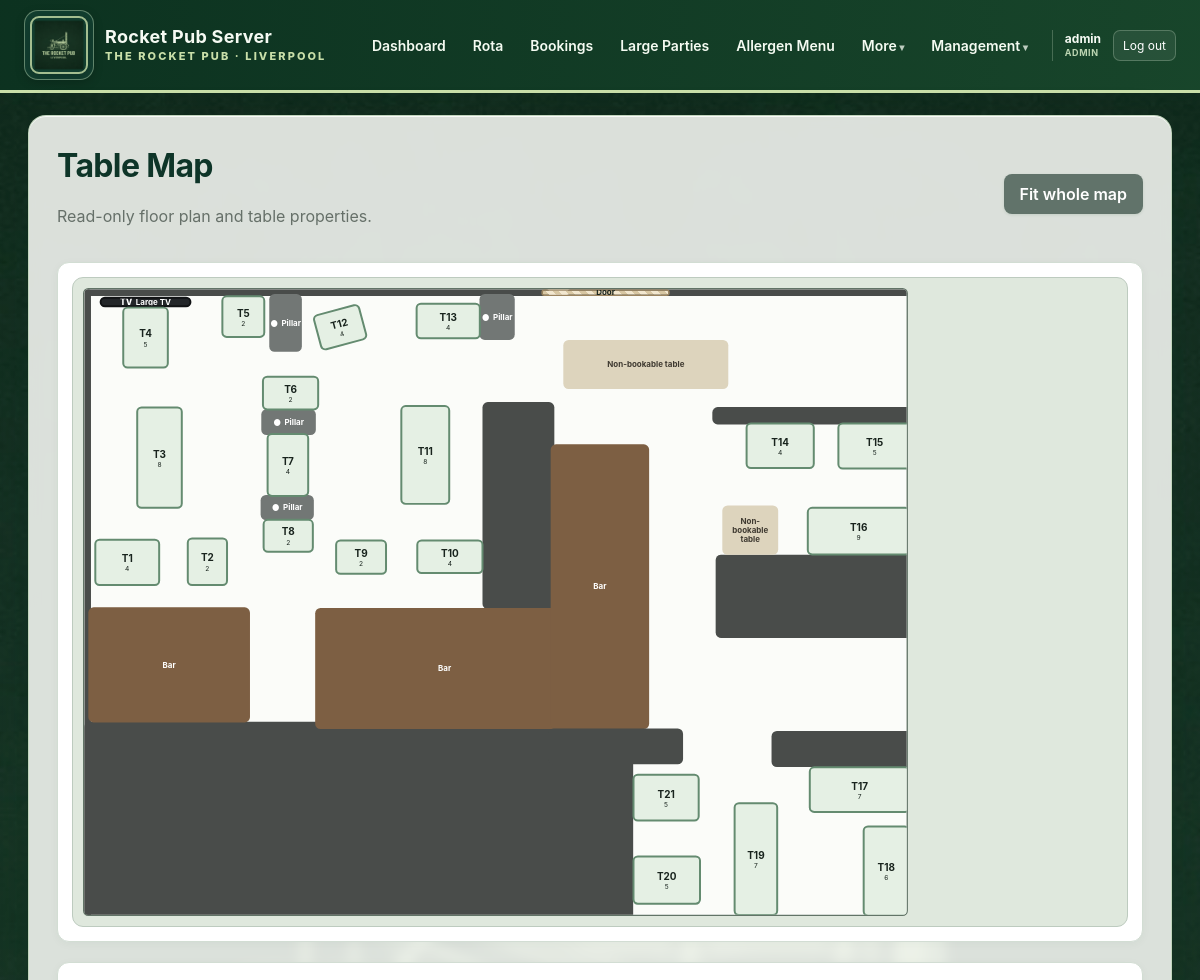
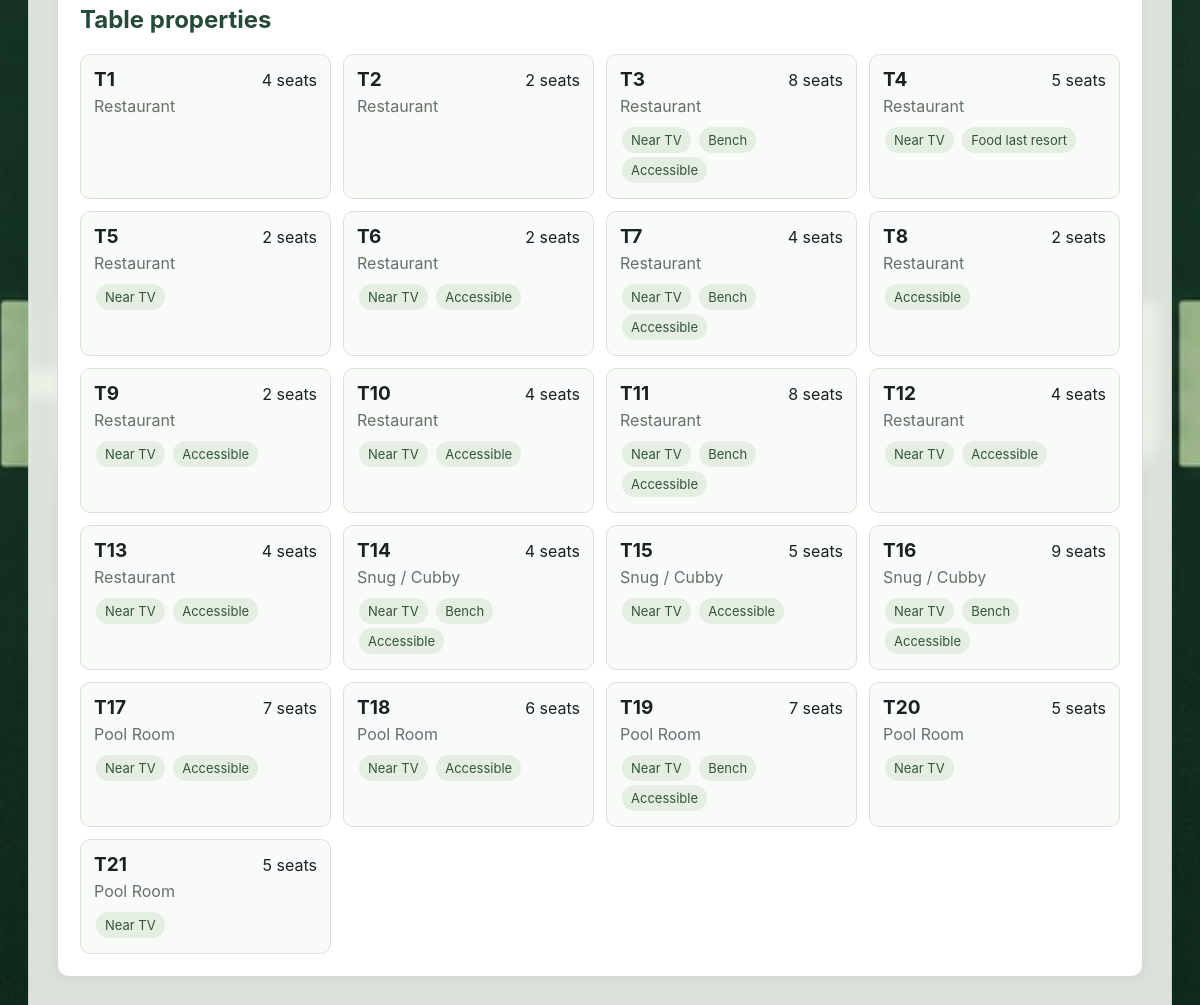
Page /table-map (signed in) on the committed database (2 pictures, top to bottom).
### app/models.py (models this page shows, shortened)
class AppUser(db.Model):
    id = db.Column(db.Integer, primary_key=True)
    username = db.Column(
        db.String(80),
        nullable=False,
        unique=True,
        index=True,
    )
    password_hash = db.Column(db.String(255), nullable=False)
    role = db.Column(
        db.String(20),
        nullable=False,
        default="staff",
        index=True,
    )
    must_change_password = db.Column(
        db.Boolean,
        nullable=False,
        default=True,
    )
    email = db.Column(db.String(255), unique=True, index=True)
    pending_email = db.Column(db.String(255))
    email_verified = db.Column(db.Boolean, nullable=False, default=False)
    email_verification_code_hash = db.Column(db.String(255))
    email_verification_expires_at = db.Column(db.DateTime)
    password_reset_code_hash = db.Column(db.String(255))
    password_reset_expires_at = db.Column(db.DateTime)
    active = db.Column(db.Boolean, nullable=False, default=True)
    created_at = db.Column(db.DateTime, default=datetime.utcnow)
    last_login_at = db.Column(db.DateTime)
    @property
    def is_manager(self):
        return self.role in {"manager", "admin"}

class FloorPlanObject(db.Model):
    id = db.Column(db.Integer, primary_key=True)
    object_type = db.Column(db.String(40), nullable=False, index=True)
    label = db.Column(db.String(120))
    x_position = db.Column(db.Float, nullable=False, default=80)
    y_position = db.Column(db.Float, nullable=False, default=80)
    layout_width = db.Column(db.Float, nullable=False, default=100)
    layout_height = db.Column(db.Float, nullable=False, default=60)
    layout_rotation = db.Column(db.Float, nullable=False, default=0)
    layout_shape = db.Column(
        db.String(20),
        nullable=False,
        default="rectangle"
    )
    z_index = db.Column(db.Integer, nullable=False, default=1)
    area_id = db.Column(db.Integer, db.ForeignKey("area.id"))
    area = db.relationship("Area")

class PubTable(db.Model):
    id = db.Column(db.Integer, primary_key=True)
    number = db.Column(db.String(20), nullable=False, unique=True, index=True)
    capacity = db.Column(db.Integer, nullable=False)
    area_id = db.Column(db.Integer, db.ForeignKey("area.id"), nullable=False)
    near_tv = db.Column(db.Boolean, default=False)
    has_bench = db.Column(db.Boolean, default=False)
    accessible = db.Column(db.Boolean, default=False)
    unsuitable_for_food = db.Column(db.Boolean, default=False)
    active = db.Column(db.Boolean, default=True)
    x_position = db.Column(db.Float, default=40)
    y_position = db.Column(db.Float, default=40)
    layout_width = db.Column(db.Float, default=90)
    layout_height = db.Column(db.Float, default=60)
    layout_shape = db.Column(db.String(20), default="rectangle")
    layout_rotation = db.Column(db.Float, default=0)
    area = db.relationship("Area", back_populates="tables")
    booking_links = db.relationship(
        "BookingTable",
        back_populates="table",
        cascade="all, delete-orphan"
    )

class Area(db.Model):
    id = db.Column(db.Integer, primary_key=True)
    name = db.Column(db.String(80), nullable=False, unique=True)
    tables = db.relationship("PubTable", back_populates="area")

### app/routes.py (the view)
@main.route("/table-map")
def table_map():
    tables = db.session.scalars(
        db.select(PubTable)
        .where(PubTable.active.is_(True))
        .order_by(*table_order_clause())
    ).all()
    floor_objects = db.session.scalars(
        db.select(FloorPlanObject)
        .order_by(FloorPlanObject.z_index, FloorPlanObject.id)
    ).all()
    settings = db.session.scalar(
        db.select(FloorPlanSetting).where(
            FloorPlanSetting.name == "main"
        )
    )
    return render_template(
        "table_map.html",
        tables=tables,
        floor_objects=floor_objects,
        settings=settings,
    )

### app/routes.py (called while the page is built)
def current_user():
    return getattr(g, "current_user", None)

@main.app_context_processor
def inject_current_user():
    return {
        "current_user": current_user(),
    }

def table_order_clause():
    return (cast(PubTable.number, Integer), PubTable.number)

### app/templates/table_map.html (shortened to what this page needs)
{% extends "base.html" %}
{% block content %}
<div class="page-heading">
    <div>
        <h1>Table Map</h1>
        <p>Read-only floor plan and table properties.</p>
    </div>
    <button class="button secondary"
            type="button"
            id="readonly-map-fit">
        Fit whole map
    </button>
</div>
<div class="card readonly-map-card">
    <div class="readonly-map-shell" id="readonly-map-shell">
        <div class="readonly-map-zoom-surface" id="readonly-map-zoom-surface">
            <div class="readonly-map-stage"
                 id="readonly-map-stage"
                 style="
                    width: {{ settings.canvas_width if settings else 1200 }}px;
                    height: {{ settings.canvas_height if settings else 760 }}px;
                 ">
                {% for floor_object in floor_objects %}
                    <div class="readonly-floor-object
                                object-{{ floor_object.object_type }}
                                shape-{{ floor_object.layout_shape or 'rectangle' }}"
                         style="
                            left: {{ floor_object.x_position }}px;
                            top: {{ floor_object.y_position }}px;
                            width: {{ floor_object.layout_width }}px;
                            height: {{ floor_object.layout_height }}px;
                            transform: rotate({{ floor_object.layout_rotation or 0 }}deg);
                            z-index: {{ floor_object.z_index or 1 }};
                         ">
                        <div class="floor-object-content">
                            {% if floor_object.object_type == "tv" %}
                                <span class="floor-icon">TV</span>
                            {% elif floor_object.object_type == "pillar" %}
                                <span class="floor-icon">●</span>
                            {% endif %}
                            <span class="floor-object-label">{{ floor_object.label }}</span>
                        </div>
                    </div>
                {% endfor %}
                {% for table in tables %}
                    <button type="button"
                            class="readonly-map-table shape-{{ table.layout_shape or 'rectangle' }}"
                            data-table-id="{{ table.id }}"
                            data-number="{{ table.number }}"
                            data-capacity="{{ table.capacity }}"
                            data-area="{{ table.area.name }}"
                            data-near-tv="{{ 'Yes' if table.near_tv else 'No' }}"
                            data-bench="{{ 'Yes' if table.has_bench else 'No' }}"
                            data-accessible="{{ 'Yes' if table.accessible else 'No' }}"
                            data-food-last-resort="{{ 'Yes' if table.unsuitable_for_food else 'No' }}"
                            style="
                                left: {{ table.x_position or 40 }}px;
                                top: {{ table.y_position or 40 }}px;
                                width: {{ table.layout_width or 90 }}px;
                                height: {{ table.layout_height or 60 }}px;
                                transform: rotate({{ table.layout_rotation or 0 }}deg);
                            ">
                        <strong>T{{ table.number }}</strong>
                        <small>{{ table.capacity }}</small>
                    </button>
                {% endfor %}
            </div>
        </div>
    </div>
</div>
<div class="card">
    <h2>Table properties</h2>
    <div class="table-properties-grid">
        {% for table in tables %}
            <div class="table-property-card">
                <div class="table-property-heading">
                    <strong>T{{ table.number }}</strong>
                    <span>{{ table.capacity }} seats</span>
                </div>
                <div class="muted">{{ table.area.name }}</div>
                <div class="table-property-tags">
                    {% if table.near_tv %}<span class="badge">Near TV</span>{% endif %}
                    {% if table.has_bench %}<span class="badge">Bench</span>{% endif %}
                    {% if table.accessible %}<span class="badge">Accessible</span>{% endif %}
                    {% if table.unsuitable_for_food %}<span class="badge">Food last resort</span>{% endif %}
                </div>
            </div>
        {% endfor %}
    </div>
</div>
{% endblock %}

### app/templates/base.html (shortened to what this page needs)
<!doctype html>
<html lang="en">
<head>
    <link rel="stylesheet"
          href="{{ url_for('static', filename='css/style.css') }}">
</head>
<body>
<header class="topbar">
    <a class="brand"
       href="{{ url_for('main.dashboard') }}"
       aria-label="Rocket Pub Server dashboard">
        <span class="brand-logo-frame">
            <img src="{{ url_for('static', filename='images/rocket-pub-header-logo.png') }}"
                 alt="The Rocket Pub Liverpool logo">
        </span>
        <span class="brand-copy">
            <strong>Rocket Pub Server</strong>
            <small>The Rocket Pub · Liverpool</small>
        </span>
    </a>
    {% if current_user %}
    <nav class="main-nav">
        <a class="{% if request.endpoint == 'main.dashboard' %}active{% endif %}"
           href="{{ url_for('main.dashboard') }}">Dashboard</a>
        <a class="{% if request.endpoint and request.endpoint.startswith('main.rota') %}active{% endif %}"
           href="{{ url_for('main.rota_home') }}">Rota</a>
        <a class="{% if request.endpoint in ['main.bookings', 'main.new_booking', 'main.edit_booking'] %}active{% endif %}"
           href="{{ url_for('main.bookings') }}">Bookings</a>
        <a class="{% if request.endpoint in ['main.large_parties', 'main.new_large_party', 'main.edit_large_party'] %}active{% endif %}"
           href="{{ url_for('main.large_parties') }}">Large Parties</a>
        <a class="{% if request.endpoint in ['main.allergen_menu', 'main.allergen_new', 'main.allergen_edit'] %}active{% endif %}"
           href="{{ url_for('main.allergen_menu') }}">Allergen Menu</a>
        <details class="nav-menu" data-exclusive-nav>
            <summary>More</summary>
        </details>
        {% if current_user.is_manager %}
            <details class="nav-menu management-menu" data-exclusive-nav>
                <summary>Management</summary>
            </details>
        {% endif %}
        <div class="account-menu">
            <span>
                {{ current_user.username }}
                <small>{{ current_user.role|title }}</small>
            </span>
<form method="post" action="{{ url_for('main.logout') }}">
                <button type="submit" class="topbar-logout">Log out</button>
            </form>
        </div>
    </nav>
    {% endif %}
</header>
<main class="container">
    {% block content %}{% endblock %}
</main>
</body>
</html>

### rows in the picture
AppUser: username "admin", role "ADMIN"
FloorPlanObject: {{ floor_object.layout_width }} 49.0 (drawn), label "Pillar"
FloorPlanObject: {{ floor_object.layout_width }} 82.0 (drawn), label "Pillar"
FloorPlanObject: {{ floor_object.layout_width }} 80.0 (drawn), label "Pillar"
FloorPlanObject: {{ floor_object.layout_width }} 243.0 (drawn), label "Bar"
FloorPlanObject: {{ floor_object.layout_width }} 389.0 (drawn), label "Bar"
FloorPlanObject: {{ floor_object.layout_width }} 53.0 (drawn), label "Pillar"
FloorPlanObject: {{ floor_object.layout_width }} 193.0 (drawn), label "Door"
FloorPlanObject: {{ floor_object.layout_width }} 148.0 (drawn), label "Bar"
FloorPlanObject: {{ floor_object.layout_width }} 138.0 (drawn), object_type "TV", label "Large TV"
FloorPlanObject: {{ floor_object.layout_width }} 248.0 (drawn), label "Non-bookable table"
FloorPlanObject: {{ floor_object.layout_width }} 84.0 (drawn), label "Non-bookable table"
PubTable: number "1", capacity "4", area.name "Restaurant"
PubTable: number "2", capacity "2", area.name "Restaurant"
PubTable: number "3", capacity "8", area.name "Restaurant", near_tv "Near TV", has_bench "Bench", accessible "Accessible"
PubTable: number "4", capacity "5", area.name "Restaurant", near_tv "Near TV", unsuitable_for_food "Food last resort"
PubTable: number "5", capacity "2", area.name "Restaurant", near_tv "Near TV"
PubTable: number "6", capacity "2", area.name "Restaurant", near_tv "Near TV", accessible "Accessible"
PubTable: number "7", capacity "4", area.name "Restaurant", near_tv "Near TV", has_bench "Bench", accessible "Accessible"
PubTable: number "8", capacity "2", area.name "Restaurant", accessible "Accessible"
PubTable: number "9", capacity "2", area.name "Restaurant", near_tv "Near TV", accessible "Accessible"
PubTable: number "10", capacity "4", area.name "Restaurant", near_tv "Near TV", accessible "Accessible"
PubTable: number "11", capacity "8", area.name "Restaurant", near_tv "Near TV", has_bench "Bench", accessible "Accessible"
PubTable: number "12", capacity "4", area.name "Restaurant", near_tv "Near TV", accessible "Accessible"
PubTable: number "13", capacity "4", area.name "Restaurant", near_tv "Near TV", accessible "Accessible"
PubTable: number "14", capacity "4", area.name "Snug / Cubby", near_tv "Near TV", has_bench "Bench", accessible "Accessible"
PubTable: number "15", capacity "5", area.name "Snug / Cubby", near_tv "Near TV", accessible "Accessible"
PubTable: number "16", capacity "9", area.name "Snug / Cubby", near_tv "Near TV", has_bench "Bench", accessible "Accessible"
PubTable: number "17", capacity "7", area.name "Pool Room", near_tv "Near TV", accessible "Accessible"
PubTable: number "18", capacity "6", area.name "Pool Room", near_tv "Near TV", accessible "Accessible"
PubTable: number "19", capacity "7", area.name "Pool Room", near_tv "Near TV", has_bench "Bench", accessible "Accessible"
PubTable: number "20", capacity "5", area.name "Pool Room", near_tv "Near TV"
PubTable: number "21", capacity "5", area.name "Pool Room", near_tv "Near TV"
